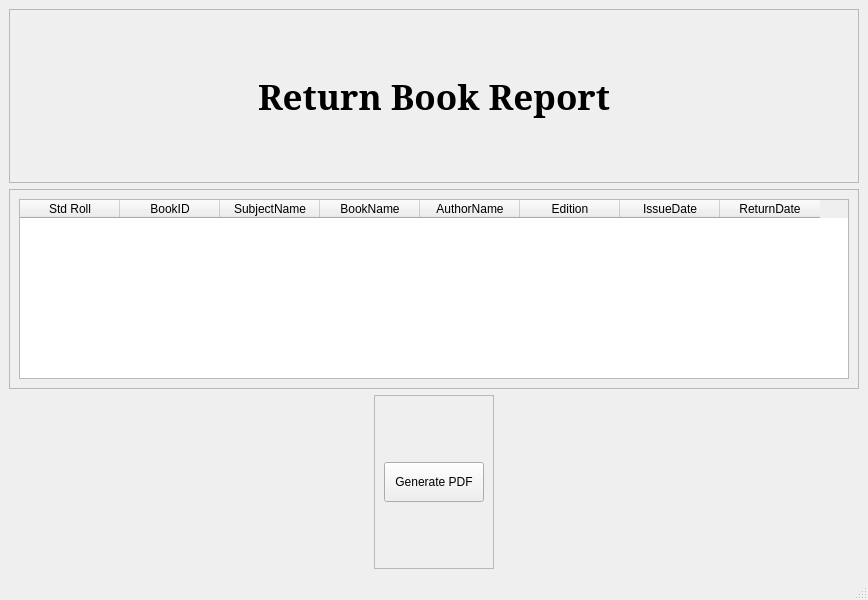
<?xml version="1.0" encoding="UTF-8"?>
<ui version="4.0">
 <class>MainWindow</class>
 <widget class="QMainWindow" name="MainWindow">
  <property name="geometry">
   <rect>
    <x>0</x>
    <y>0</y>
    <width>800</width>
    <height>600</height>
   </rect>
  </property>
  <property name="windowTitle">
   <string>Return Book Report</string>
  </property>
  <widget class="QWidget" name="centralwidget">
   <layout class="QVBoxLayout" name="verticalLayout">
    <item>
     <widget class="QFrame" name="frame">
      <property name="frameShape">
       <enum>QFrame::StyledPanel</enum>
      </property>
      <property name="frameShadow">
       <enum>QFrame::Raised</enum>
      </property>
      <layout class="QVBoxLayout" name="verticalLayout_2">
       <item alignment="Qt::AlignHCenter">
        <widget class="QLabel" name="label">
         <property name="font">
          <font>
           <family>MS Serif</family>
           <pointsize>26</pointsize>
           <weight>75</weight>
           <bold>true</bold>
          </font>
         </property>
         <property name="text">
          <string>Return Book Report</string>
         </property>
        </widget>
       </item>
      </layout>
     </widget>
    </item>
    <item alignment="Qt::AlignHCenter">
     <widget class="QFrame" name="frame_2">
      <property name="minimumSize">
       <size>
        <width>850</width>
        <height>0</height>
       </size>
      </property>
      <property name="maximumSize">
       <size>
        <width>16777215</width>
        <height>200</height>
       </size>
      </property>
      <property name="frameShape">
       <enum>QFrame::StyledPanel</enum>
      </property>
      <property name="frameShadow">
       <enum>QFrame::Raised</enum>
      </property>
      <layout class="QVBoxLayout" name="verticalLayout_3">
       <item>
        <widget class="QTableWidget" name="table">
         <column>
          <property name="text">
           <string>Std Roll</string>
          </property>
         </column>
         <column>
          <property name="text">
           <string>BookID</string>
          </property>
         </column>
         <column>
          <property name="text">
           <string>SubjectName</string>
          </property>
         </column>
         <column>
          <property name="text">
           <string>BookName</string>
          </property>
         </column>
         <column>
          <property name="text">
           <string>AuthorName</string>
          </property>
         </column>
         <column>
          <property name="text">
           <string>Edition</string>
          </property>
         </column>
         <column>
          <property name="text">
           <string>IssueDate</string>
          </property>
         </column>
         <column>
          <property name="text">
           <string>ReturnDate</string>
          </property>
         </column>
        </widget>
       </item>
      </layout>
     </widget>
    </item>
    <item alignment="Qt::AlignHCenter">
     <widget class="QFrame" name="frame_3">
      <property name="frameShape">
       <enum>QFrame::StyledPanel</enum>
      </property>
      <property name="frameShadow">
       <enum>QFrame::Raised</enum>
      </property>
      <layout class="QVBoxLayout" name="verticalLayout_4">
       <item>
        <widget class="QPushButton" name="pdf">
         <property name="minimumSize">
          <size>
           <width>100</width>
           <height>0</height>
          </size>
         </property>
         <property name="maximumSize">
          <size>
           <width>16777215</width>
           <height>40</height>
          </size>
         </property>
         <property name="text">
          <string>Generate PDF</string>
         </property>
        </widget>
       </item>
      </layout>
     </widget>
    </item>
   </layout>
  </widget>
  <widget class="QMenuBar" name="menubar">
   <property name="geometry">
    <rect>
     <x>0</x>
     <y>0</y>
     <width>800</width>
     <height>21</height>
    </rect>
   </property>
  </widget>
  <widget class="QStatusBar" name="statusbar"/>
 </widget>
 <resources/>
 <connections/>
</ui>
